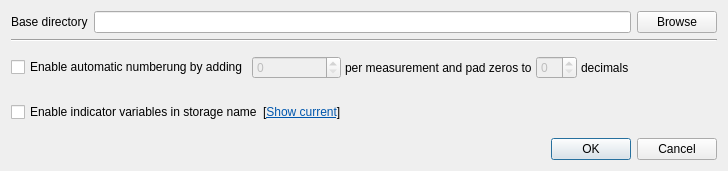
<?xml version="1.0" encoding="UTF-8"?>
<ui version="4.0">
 <class>dialogConfigStorage</class>
 <widget class="QDialog" name="dialogConfigStorage">
  <property name="geometry">
   <rect>
    <x>0</x>
    <y>0</y>
    <width>728</width>
    <height>171</height>
   </rect>
  </property>
  <property name="windowTitle">
   <string>Configure storage settings - Metro</string>
  </property>
  <layout class="QVBoxLayout" name="verticalLayout">
   <item>
    <layout class="QHBoxLayout" name="layoutDirectory">
     <item>
      <widget class="QLabel" name="labelDirectory">
       <property name="text">
        <string>Base directory</string>
       </property>
      </widget>
     </item>
     <item>
      <widget class="QLineEdit" name="editDirectory">
       <property name="minimumSize">
        <size>
         <width>500</width>
         <height>0</height>
        </size>
       </property>
      </widget>
     </item>
     <item>
      <widget class="QPushButton" name="buttonBrowse">
       <property name="text">
        <string>Browse</string>
       </property>
      </widget>
     </item>
    </layout>
   </item>
   <item>
    <widget class="Line" name="upperLine">
     <property name="orientation">
      <enum>Qt::Horizontal</enum>
     </property>
    </widget>
   </item>
   <item>
    <layout class="QHBoxLayout" name="layoutNumbering">
     <property name="spacing">
      <number>4</number>
     </property>
     <item>
      <widget class="QCheckBox" name="checkNumbering">
       <property name="text">
        <string>Enable automatic numberung by adding</string>
       </property>
      </widget>
     </item>
     <item>
      <widget class="QSpinBox" name="editNumberingIncrease">
       <property name="enabled">
        <bool>false</bool>
       </property>
       <property name="sizePolicy">
        <sizepolicy hsizetype="MinimumExpanding" vsizetype="Fixed">
         <horstretch>0</horstretch>
         <verstretch>0</verstretch>
        </sizepolicy>
       </property>
       <property name="maximum">
        <number>50000</number>
       </property>
      </widget>
     </item>
     <item>
      <widget class="QLabel" name="labelNumberingAlpha">
       <property name="text">
        <string>per measurement and pad zeros to</string>
       </property>
      </widget>
     </item>
     <item>
      <widget class="QSpinBox" name="editNumberingPadding">
       <property name="enabled">
        <bool>false</bool>
       </property>
       <property name="maximum">
        <number>10</number>
       </property>
      </widget>
     </item>
     <item>
      <widget class="QLabel" name="labelNumberingBeta">
       <property name="text">
        <string>decimals</string>
       </property>
      </widget>
     </item>
     <item>
      <spacer name="spacerAutomaticNumbering">
       <property name="orientation">
        <enum>Qt::Horizontal</enum>
       </property>
       <property name="sizeType">
        <enum>QSizePolicy::MinimumExpanding</enum>
       </property>
       <property name="sizeHint" stdset="0">
        <size>
         <width>1</width>
         <height>1</height>
        </size>
       </property>
      </spacer>
     </item>
    </layout>
   </item>
   <item>
    <layout class="QHBoxLayout" name="layoutIndicators">
     <property name="spacing">
      <number>0</number>
     </property>
     <item>
      <widget class="QCheckBox" name="checkIndicators">
       <property name="text">
        <string>Enable indicator variables in storage name</string>
       </property>
      </widget>
     </item>
     <item>
      <widget class="QLabel" name="labelShowIndicators">
       <property name="sizePolicy">
        <sizepolicy hsizetype="MinimumExpanding" vsizetype="Preferred">
         <horstretch>0</horstretch>
         <verstretch>0</verstretch>
        </sizepolicy>
       </property>
       <property name="text">
        <string>&lt;html&gt;&lt;head/&gt;&lt;body&gt;&lt;p&gt;[&lt;a href=&quot;#indicators&quot;&gt;&lt;span style=&quot; text-decoration: underline; color:#0057ae;&quot;&gt;Show current&lt;/span&gt;&lt;/a&gt;]&lt;/p&gt;&lt;/body&gt;&lt;/html&gt;</string>
       </property>
      </widget>
     </item>
    </layout>
   </item>
   <item>
    <widget class="QDialogButtonBox" name="buttonBox">
     <property name="orientation">
      <enum>Qt::Horizontal</enum>
     </property>
     <property name="standardButtons">
      <set>QDialogButtonBox::Cancel|QDialogButtonBox::Ok</set>
     </property>
    </widget>
   </item>
  </layout>
 </widget>
 <resources/>
 <connections>
  <connection>
   <sender>buttonBox</sender>
   <signal>rejected()</signal>
   <receiver>dialogConfigStorage</receiver>
   <slot>reject()</slot>
   <hints>
    <hint type="sourcelabel">
     <x>331</x>
     <y>93</y>
    </hint>
    <hint type="destinationlabel">
     <x>331</x>
     <y>54</y>
    </hint>
   </hints>
  </connection>
  <connection>
   <sender>checkNumbering</sender>
   <signal>toggled(bool)</signal>
   <receiver>editNumberingIncrease</receiver>
   <slot>setEnabled(bool)</slot>
   <hints>
    <hint type="sourcelabel">
     <x>59</x>
     <y>63</y>
    </hint>
    <hint type="destinationlabel">
     <x>257</x>
     <y>60</y>
    </hint>
   </hints>
  </connection>
  <connection>
   <sender>checkNumbering</sender>
   <signal>toggled(bool)</signal>
   <receiver>editNumberingPadding</receiver>
   <slot>setEnabled(bool)</slot>
   <hints>
    <hint type="sourcelabel">
     <x>122</x>
     <y>64</y>
    </hint>
    <hint type="destinationlabel">
     <x>505</x>
     <y>59</y>
    </hint>
   </hints>
  </connection>
 </connections>
</ui>
